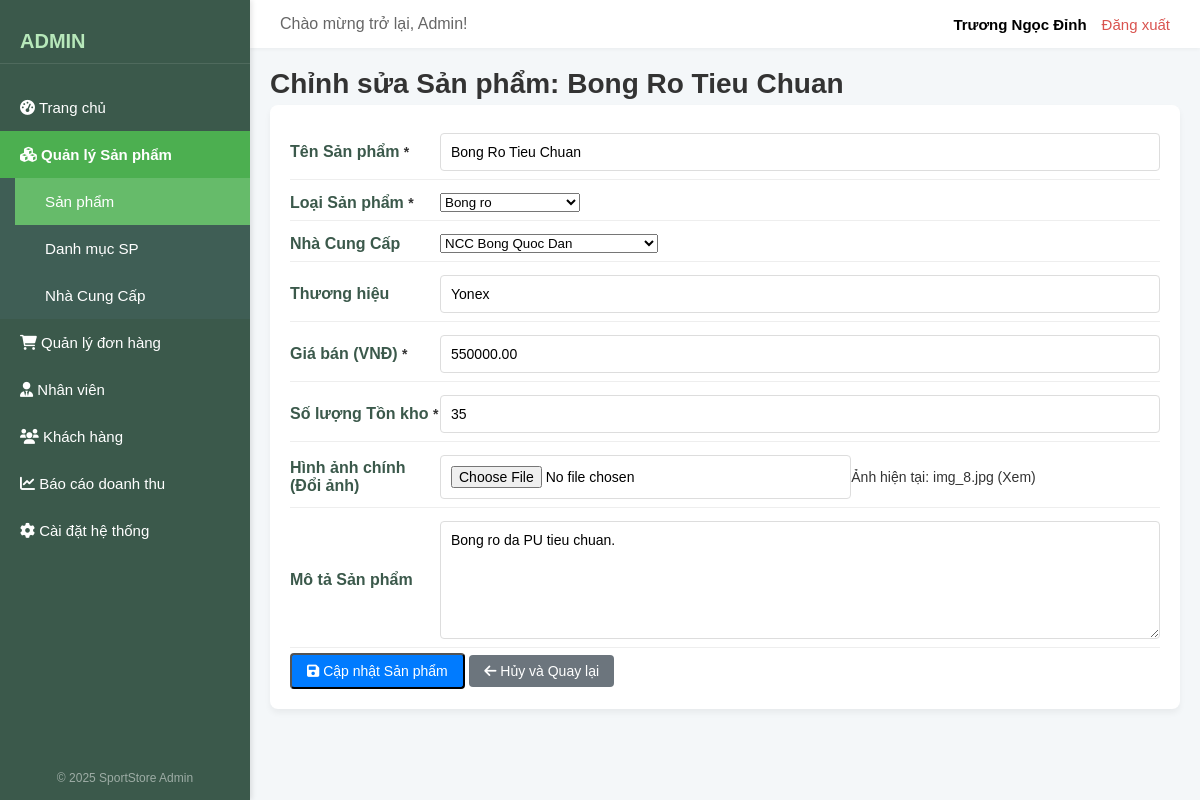
The page /admin/Sanphams/edit.php?id=8 on the database its author committed.
### tables this page shows
CREATE TABLE IF NOT EXISTS `sanpham` (
  `sanpham_id` int NOT NULL AUTO_INCREMENT,
  `loai_id` int NOT NULL,
  `ncc_id` int NOT NULL,
  `thuong_hieu` varchar(100) DEFAULT NULL,
  `ten_sanpham` varchar(255) NOT NULL,
  `gia` decimal(10,2) NOT NULL,
  `mo_ta` text,
  `so_luong_ton` int NOT NULL DEFAULT '0',
  `hinh_anh` varchar(255) DEFAULT NULL,
  PRIMARY KEY (`sanpham_id`),
  KEY `loai_id` (`loai_id`),
  KEY `ncc_id` (`ncc_id`)
);

CREATE TABLE IF NOT EXISTS `loaisanpham` (
  `loai_id` int NOT NULL AUTO_INCREMENT,
  `ten_loai` varchar(100) NOT NULL,
  PRIMARY KEY (`loai_id`),
  UNIQUE KEY `ten_loai` (`ten_loai`)
);

CREATE TABLE IF NOT EXISTS `nhacungcap` (
  `ncc_id` int NOT NULL AUTO_INCREMENT,
  `ten_ncc` varchar(255) NOT NULL,
  `dia_chi` varchar(255) DEFAULT NULL,
  `dien_thoai` varchar(15) DEFAULT NULL,
  PRIMARY KEY (`ncc_id`)
);

### classes/DB.class.php (called while the page is built, shortened)
<?php
class DB
{
    private $conn;
    public function __construct()
    {
        $database = new Database();
        $this->conn = $database->getConnection();
    }
    public function select($sql)
    {
        $result = $this->conn->query($sql);
        $data = [];
        if ($result && $result->num_rows > 0) {
            while ($row = $result->fetch_object()) {
                $data[] = $row;
            }
        }
        return $data;
    }
    public function selectOne($sql)
    {
        $result = $this->conn->query($sql);
        if ($result && $result->num_rows > 0) {
            $row = $result->fetch_object();
            return $row;
        }
        return null;
    }
}

### config/connect.php (called while the page is built, shortened)
<?php
class Database
{
    public function getConnection()
    {
        $this->conn = new mysqli(HOST, DB_USER, DB_PASS, DB_NAME);
        $this->conn->set_charset("utf8");
        return $this->conn;
    }
}

### controller/SanphamController.php (called while the page is built, shortened)
<?php
$root_path = dirname(__DIR__);
require_once $root_path . '/config/connect.php';
require_once $root_path . '/classes/DB.class.php';
require_once $root_path . '/classes/Sanpham.class.php';
require_once $root_path . '/classes/Loaisp.class.php';
class SanphamController
{
    private $sanphamModel;
    public function __construct()
    {
        $this->sanphamModel = new Sanpham();
    }
    public function detail($id)
    {
        $sanpham = null;
        $message = null;
        if ($this->sanphamModel->readOne($id)) {
            $sanpham = (object)[
                'sanpham_id' => $this->sanphamModel->sanpham_id,
                'loai_id' => $this->sanphamModel->loai_id,
                'ncc_id' => $this->sanphamModel->ncc_id,
                'thuong_hieu' => $this->sanphamModel->thuong_hieu,
                'ten_loai' => $this->sanphamModel->ten_loai,
                'ten_ncc' => $this->sanphamModel->ten_ncc,
                'ten_sanpham' => $this->sanphamModel->ten_sanpham,
                'gia' => $this->sanphamModel->gia,
                'so_luong_ton' => $this->sanphamModel->so_luong_ton,
                'mo_ta' => $this->sanphamModel->mo_ta,
                'hinh_anh' => $this->sanphamModel->hinh_anh,
            ];
        } else {
            $message = "Lỗi: Không tìm thấy Sản phẩm có ID " . $id;
        }
        return [
            'sanpham' => $sanpham,
            'message' => $message
        ];
    }
}

### classes/Sanpham.class.php (called while the page is built, shortened)
<?php
class Sanpham
{
    private $db;
    private $table_sanpham = 'sanpham';
    private $table_loaisp = 'loaisanpham';
    private $table_ncc = 'nhacungcap';
    public function __construct()
    {
        $this->db = new DB();
    }
    public function readOne($id)
    {
        $safe_id = (int)$id;
        $query = "
            SELECT
                sp.*,
                lsp.ten_loai,
                ncc.ten_ncc
            FROM
                " . $this->table_sanpham . " sp
            JOIN
                " . $this->table_loaisp . " lsp ON sp.loai_id = lsp.loai_id
            LEFT JOIN
                " . $this->table_ncc . " ncc ON sp.ncc_id = ncc.ncc_id
            WHERE
                sp.sanpham_id = $safe_id
            LIMIT 0,1";
        $row = $this->db->selectOne($query);
        if ($row) {
            $this->sanpham_id = $row->sanpham_id ?? null;
            $this->loai_id = $row->loai_id ?? null;
            $this->ncc_id = $row->ncc_id ?? null;
            $this->thuong_hieu = $row->thuong_hieu ?? null;
            $this->ten_sanpham = $row->ten_sanpham ?? null;
            $this->gia = $row->gia ?? null;
            $this->so_luong_ton = $row->so_luong_ton ?? null;
            $this->mo_ta = $row->mo_ta ?? null;
            $this->hinh_anh = $row->hinh_anh ?? null;
            $this->ten_loai = $row->ten_loai ?? null;
            $this->ten_ncc = $row->ten_ncc ?? 'N/A';
            return true;
        }
        return false;
    }
}

### controller/LoaispController.php (called while the page is built, shortened)
<?php
$root_path = dirname(__DIR__);
require_once $root_path . '/config/connect.php';
require_once $root_path . '/classes/DB.class.php';
require_once $root_path . '/classes/loaisp.class.php';
class loaispController
{
    private $loaiModel;
    public function __construct()
    {
        $this->loaiModel = new Loaisp();
    }
    public function index()
    {
        $loai_sanphams = $this->loaiModel->readAll();
        return [
            'loai_sanphams' => $loai_sanphams
        ];
    }
}

### classes/Loaisp.class.php (called while the page is built, shortened)
<?php
class Loaisp
{
    private $db;
    private $table_name = 'loaisanpham';
    public function __construct()
    {
        $this->db = new DB();
    }
    public function readAll()
    {
        $query = "SELECT * FROM " . $this->table_name . " ORDER BY ten_loai ASC";
        return $this->db->select($query);
    }
}

### controller/NhacungcapController.php (called while the page is built, shortened)
<?php
$root_path = dirname(__DIR__);
require_once $root_path . '/config/connect.php';
require_once $root_path . '/classes/DB.class.php';
require_once $root_path . '/classes/NhaCungCap.class.php';
class NhacungcapController
{
    private $nhacungcapModel;
    public function __construct()
    {
        $this->nhacungcapModel = new Nhacungcap();
    }
    public function index()
    {
        $nhacungcaps = $this->nhacungcapModel->readAll();
        return [
            'nhacungcaps' => $nhacungcaps
        ];
    }
}

### classes/Nhacungcap.class.php (called while the page is built, shortened)
<?php
class Nhacungcap
{
    private $db;
    private $table_name = 'nhacungcap';
    public function __construct()
    {
        $this->db = new DB();
    }
    public function readAll()
    {
        $query = "SELECT * FROM " . $this->table_name . " ORDER BY ten_ncc ASC";
        return $this->db->select($query);
    }
}

### admin/Sanphams/edit.php (the view, shortened to what this page needs)
<?php
require_once '../includes/admin_header.php';
require_once '../../controller/SanphamController.php';
require_once '../../controller/LoaispController.php';
require_once '../../controller/NhacungcapController.php';
$sanphamController = new SanphamController();
$loaispController = new LoaispController();
$nccController = new NhaCungCapController();
$sanpham_id = isset($_GET['id']) ? (int)$_GET['id'] : 0;
$current_data = null;
$loai_sanphams = $loaispController->index()['loai_sanphams'];
$nha_cung_caps = $nccController->index()['nhacungcaps'];
if ($sanpham_id > 0) {
    $detail_result = $sanphamController->detail($sanpham_id);
    $current_data = $detail_result['sanpham'];
} else {
    $_SESSION['error_message'] = "ID Sản phẩm không hợp lệ.";
    header('Location: index.php');
    exit();
}
$form_data = [
    'sanpham_id' => $current_data->sanpham_id,
    'ten_sanpham' => $current_data->ten_sanpham,
    'loai_id' => $current_data->loai_id,
    'ncc_id' => $current_data->ncc_id,
    'thuong_hieu' => $current_data->thuong_hieu,
    'gia' => $current_data->gia,
    'so_luong_ton' => $current_data->so_luong_ton,
    'mo_ta' => $current_data->mo_ta,
    'hinh_anh_hien_tai' => $current_data->hinh_anh,
];
?>
<h1>Chỉnh sửa Sản phẩm: <?php echo htmlspecialchars($current_data->ten_sanpham); ?></h1>
<div class="form-container">
    <form action="edit.php?id=<?php echo $sanpham_id; ?>" method="POST" enctype="multipart/form-data" class="custom-form">
        <div class="form-row-group">
            <div class="form-column">
                <div class="form-group">
                    <label for="ten_sanpham">Tên Sản phẩm <span class="required">*</span></label>
                    <input type="text" id="ten_sanpham" name="ten_sanpham"
                        value="<?php echo htmlspecialchars($form_data['ten_sanpham'] ?? ''); ?>" required>
                </div>
                <div class="form-group">
                    <label for="loai_id">Loại Sản phẩm <span class="required">*</span></label>
                    <select id="loai_id" name="loai_id" required>
                        <?php foreach ($loai_sanphams as $loai): ?>
                            <option value="<?php echo htmlspecialchars($loai->loai_id); ?>"
                                <?php echo ($form_data['loai_id'] == $loai->loai_id) ? 'selected' : ''; ?>>
                                <?php echo htmlspecialchars($loai->ten_loai); ?>
                            </option>
                        <?php endforeach; ?>
                    </select>
                </div>
                <div class="form-group">
                    <label for="ncc_id">Nhà Cung Cấp</label>
                    <select id="ncc_id" name="ncc_id">
                        <?php foreach ($nha_cung_caps as $ncc): ?>
                            <option value="<?php echo htmlspecialchars($ncc->ncc_id); ?>"
                                <?php echo ($form_data['ncc_id'] == $ncc->ncc_id) ? 'selected' : ''; ?>>
                                <?php echo htmlspecialchars($ncc->ten_ncc); ?>
                            </option>
                        <?php endforeach; ?>
                    </select>
                </div>
                <div class="form-group">
                    <label for="thuong_hieu">Thương hiệu</label>
                    <input type="text" id="thuong_hieu" name="thuong_hieu"
                        value="<?php echo htmlspecialchars($form_data['thuong_hieu'] ?? ''); ?>">
                </div>
            </div>
            <div class="form-column">
                <div class="form-group">
                    <label for="gia">Giá bán (VNĐ) <span class="required">*</span></label>
                    <input type="number" id="gia" name="gia"
                        value="<?php echo htmlspecialchars($form_data['gia'] ?? ''); ?>" min="0" step="1000" required>
                </div>
                <div class="form-group">
                    <label for="so_luong_ton">Số lượng Tồn kho <span class="required">*</span></label>
                    <input type="number" id="so_luong_ton" name="so_luong_ton"
                        value="<?php echo htmlspecialchars($form_data['so_luong_ton'] ?? ''); ?>" min="0" required>
                </div>
                <div class="form-group">
                    <label for="hinh_anh">Hình ảnh chính (Đổi ảnh)</label>
                    <input type="file" id="hinh_anh" name="hinh_anh" accept="image/*">
                    <p class="current-image-note">Ảnh hiện tại:
                        <?php echo htmlspecialchars($form_data['hinh_anh_hien_tai'] ?? 'Chưa có ảnh'); ?>
                        <?php if ($form_data['hinh_anh_hien_tai']): ?>
                            <a href="<?php echo BASE_URL . 'images/sanphams/' . htmlspecialchars($form_data['hinh_anh_hien_tai']); ?>" target="_blank">(Xem)</a>
                        <?php endif; ?>
                    </p>
                </div>
            </div>
        </div>
        <div class="form-group full-width-group">
            <label for="mo_ta">Mô tả Sản phẩm</label>
            <textarea id="mo_ta" name="mo_ta" rows="6"><?php echo htmlspecialchars($form_data['mo_ta'] ?? ''); ?></textarea>
        </div>
        <div class="form-actions">
            <button type="submit" class="export-btn" style="background-color: #007bff;"><i class="fa fa-save"></i> Cập nhật Sản phẩm</button>
            <a href="index.php" class="export-btn" style="background-color: #6c757d;"><i class="fa fa-arrow-left"></i> Hủy và Quay lại</a>
        </div>
    </form>
</div>
<?php
require_once '../includes/admin_footer.php';
?>

### assets/css/admin_style.css (style rules this page uses)
* { margin: 0; padding: 0; box-sizing: border-box; font-family: Arial, sans-serif; }
a { text-decoration: none; color: inherit; }
body { background-color: #f4f7f9; }
.dashboard-content h1 { font-size: 28px; color: #333; margin-bottom: 5px; }
.export-btn { background-color: #28a745; color: white; padding: 8px 15px; border-radius: 4px; font-size: 14px; }
.form-container { background-color: white; padding: 20px; border-radius: 8px; box-shadow: 0 4px 6px rgba(0, 0, 0, 0.05); }
.form-group { margin-bottom: 5px; padding: 8px 0; display: flex; align-items: center; border-bottom: 1px solid #eee; }
.form-group label { width: 150px; min-width: 150px; font-weight: bold; color: #3b594b; margin-bottom: 0; padding-top: 0; }
.form-group p, .form-group span { margin: 0; flex-grow: 1; color: #333; font-size: 14px; }
.text-input, .text-input select, .text-input textarea, .form-group input:not([type="checkbox"]), .form-group textarea { flex-grow: 1; padding: 10px; border: 1px solid #ddd; border-radius: 4px; font-size: 14px; box-sizing: border-box; }
.form-group input, .form-group textarea { flex-grow: 1; width: auto; }
h1 { color: #333; margin-bottom: 20px; font-size: 1.8em; }

### rows shown on the page
sanpham: ten_sanpham "Bong Ro Tieu Chuan", loai_id "Bong ro", ncc_id "NCC Bong Quoc Dan", thuong_hieu "Yonex", gia "550000.00", so_luong_ton "35", hinh_anh "img_8.jpg", mo_ta "Bong ro da PU tieu chuan."
